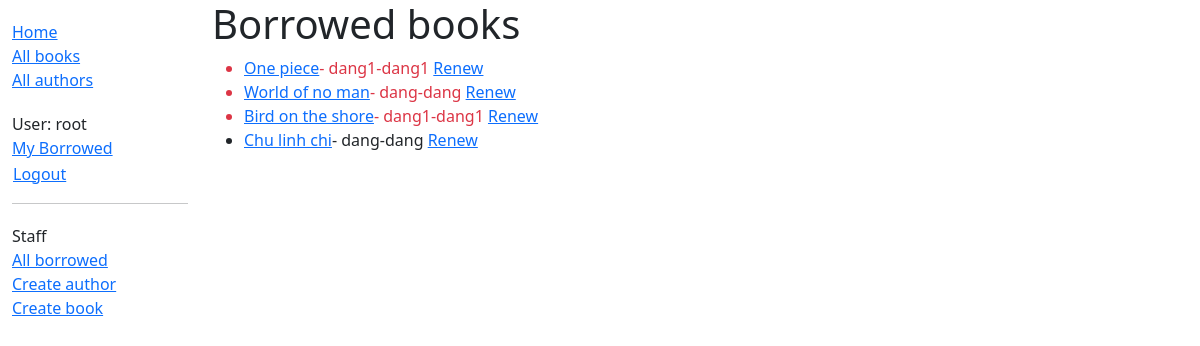
/catalog/borrowed/ (signed in), run on an earlier commit of the app's database.
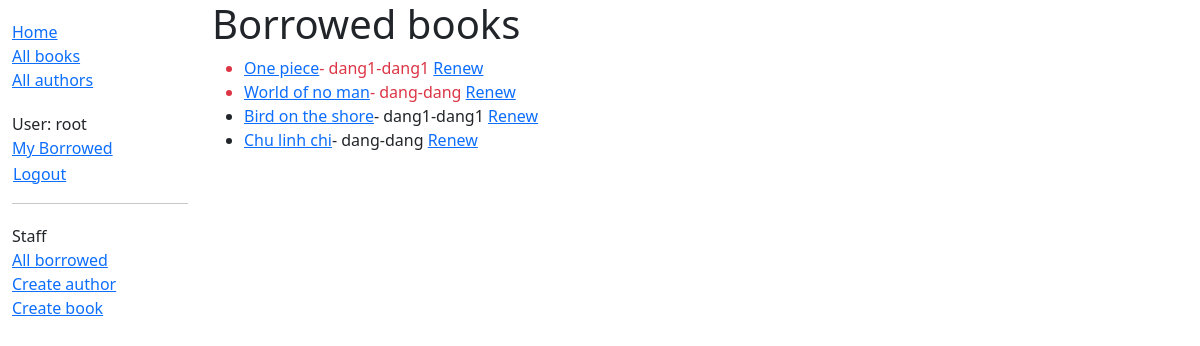
And on a later commit of the database.
### catalog/models.py (models this page shows, shortened)
class BookInstance(models.Model):
    id = models.UUIDField(primary_key=True, default=uuid.uuid4,
                          help_text="Unique ID for this particular book across whole library")
    book = models.ForeignKey('Book', on_delete=models.RESTRICT, null=True)
    imprint = models.CharField(max_length=200)
    due_back = models.DateField(null=True, blank=True)
    borrower = models.ForeignKey(
        settings.AUTH_USER_MODEL, on_delete=models.SET_NULL, null=True, blank=True)
    @property
    def is_overdue(self):
        return bool(self.due_back and date.today() > self.due_back)
    LOAN_STATUS = (
        ('d', 'Maintenance'),
        ('o', 'On loan'),
        ('a', 'Available'),
        ('r', 'Reserved'),
    )
    status = models.CharField(
        max_length=1,
        choices=LOAN_STATUS,
        blank=True,
        default='d',
        help_text='Book availability')
    class Meta:
        ordering = ['due_back']
        permissions = (("can_mark_returned", "Set book as returned"),)

class Book(models.Model):
    title = models.CharField(max_length=200)
    author = models.ForeignKey('Author', on_delete=models.RESTRICT, null=True)
    summary = models.TextField(
        max_length=1000, help_text="Enter a brief description of the book")
    isbn = models.CharField('ISBN', max_length=13,
                            unique=True,
                            help_text='13 Character <a href="https://www.isbn-international.org/content/what-isbn'
                                      '">ISBN number</a>')
    genre = models.ManyToManyField(
        Genre, help_text="Select a genre for this book")
    language = models.ForeignKey(
        'Language', on_delete=models.SET_NULL, null=True
    )
    class Meta:
        ordering = ['title', 'author']
    def display_genre(self):
        """Create a string for the Genre. This is required to display genre in Admin."""
        return ', '.join(genre.name for genre in self.genre.all()[:3])
    display_genre.short_description = 'Genre'

### catalog/views.py (the view)
# urls.py: path('borrowed/', views.AllLoanedBooksView.as_view(), name='all-borrowed'),
class AllLoanedBooksView(PermissionRequiredMixin, generic.ListView):
    model = BookInstance
    template_name = 'catalog/all_instance_list_borrowed.html'
    paginate_by = 10
    permission_required = 'catalog.can_mark_returned'
    def get_queryset(self):
        return (
            BookInstance.objects.filter(status__exact='o')
            .order_by('due_back')
        )

### catalog/templates/catalog/all_instance_list_borrowed.html (shortened to what this page needs)
<!DOCTYPE html>
<html lang="en">
<head>
</head>
<body>
{% extends "base_generic.html" %}
{% block content %}
    <h1>Borrowed books</h1>
    {% if bookinstance_list %}
    <ul>
      {% for bookinst in bookinstance_list %}
      <li class="{% if bookinst.is_overdue %}text-danger{% endif %}">
          <a href="{% url 'book-detail' bookinst.book.pk %}">{{ bookinst.book.title }}</a>{% if user.is_staff %}- {{ bookinst.borrower }}{% endif %}-{{ bookinst.borrower }}
           <a href="{% url 'renew-book-librarian' bookinst.id %}">Renew</a>
      </li>
      {% endfor %}
    </ul>
    {% else %}
      <p>There are no books borrowed.</p>
    {% endif %}
{% endblock %}

What changed in the data, as far as the page shows it:
changed BookInstance "Bird on the shore": due_back "2024-07-19" → "2024-08-16" (drawn)
